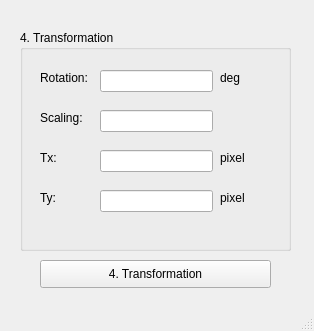
<?xml version="1.0" encoding="UTF-8"?>
<ui version="4.0">
 <class>MainWindow</class>
 <widget class="QMainWindow" name="MainWindow">
  <property name="geometry">
   <rect>
    <x>0</x>
    <y>0</y>
    <width>314</width>
    <height>331</height>
   </rect>
  </property>
  <property name="windowTitle">
   <string>HW - Q4</string>
  </property>
  <widget class="QWidget" name="centralwidget">
   <widget class="QGroupBox" name="groupBox">
    <property name="geometry">
     <rect>
      <x>20</x>
      <y>30</y>
      <width>271</width>
      <height>221</height>
     </rect>
    </property>
    <property name="title">
     <string>4. Transformation</string>
    </property>
    <widget class="QLabel" name="label">
     <property name="geometry">
      <rect>
       <x>20</x>
       <y>40</y>
       <width>58</width>
       <height>15</height>
      </rect>
     </property>
     <property name="text">
      <string>Rotation:</string>
     </property>
    </widget>
    <widget class="QLabel" name="label_2">
     <property name="geometry">
      <rect>
       <x>200</x>
       <y>40</y>
       <width>58</width>
       <height>15</height>
      </rect>
     </property>
     <property name="text">
      <string>deg</string>
     </property>
    </widget>
    <widget class="QLineEdit" name="lineEdit">
     <property name="geometry">
      <rect>
       <x>80</x>
       <y>40</y>
       <width>113</width>
       <height>22</height>
      </rect>
     </property>
    </widget>
    <widget class="QLabel" name="label_3">
     <property name="geometry">
      <rect>
       <x>20</x>
       <y>80</y>
       <width>58</width>
       <height>15</height>
      </rect>
     </property>
     <property name="text">
      <string>Scaling:</string>
     </property>
    </widget>
    <widget class="QLineEdit" name="lineEdit_2">
     <property name="geometry">
      <rect>
       <x>80</x>
       <y>80</y>
       <width>113</width>
       <height>22</height>
      </rect>
     </property>
    </widget>
    <widget class="QLabel" name="label_4">
     <property name="geometry">
      <rect>
       <x>20</x>
       <y>120</y>
       <width>58</width>
       <height>15</height>
      </rect>
     </property>
     <property name="text">
      <string>Tx:</string>
     </property>
    </widget>
    <widget class="QLineEdit" name="lineEdit_3">
     <property name="geometry">
      <rect>
       <x>80</x>
       <y>120</y>
       <width>113</width>
       <height>22</height>
      </rect>
     </property>
    </widget>
    <widget class="QLabel" name="label_5">
     <property name="geometry">
      <rect>
       <x>200</x>
       <y>120</y>
       <width>58</width>
       <height>15</height>
      </rect>
     </property>
     <property name="text">
      <string>pixel</string>
     </property>
    </widget>
    <widget class="QLabel" name="label_7">
     <property name="geometry">
      <rect>
       <x>20</x>
       <y>160</y>
       <width>58</width>
       <height>15</height>
      </rect>
     </property>
     <property name="text">
      <string>Ty:</string>
     </property>
    </widget>
    <widget class="QLabel" name="label_6">
     <property name="geometry">
      <rect>
       <x>200</x>
       <y>160</y>
       <width>58</width>
       <height>15</height>
      </rect>
     </property>
     <property name="text">
      <string>pixel</string>
     </property>
    </widget>
    <widget class="QLineEdit" name="lineEdit_4">
     <property name="geometry">
      <rect>
       <x>80</x>
       <y>160</y>
       <width>113</width>
       <height>22</height>
      </rect>
     </property>
    </widget>
   </widget>
   <widget class="QPushButton" name="pushButton">
    <property name="geometry">
     <rect>
      <x>40</x>
      <y>260</y>
      <width>231</width>
      <height>28</height>
     </rect>
    </property>
    <property name="text">
     <string>4. Transformation</string>
    </property>
   </widget>
  </widget>
  <widget class="QStatusBar" name="statusbar"/>
 </widget>
 <resources/>
 <connections/>
</ui>
